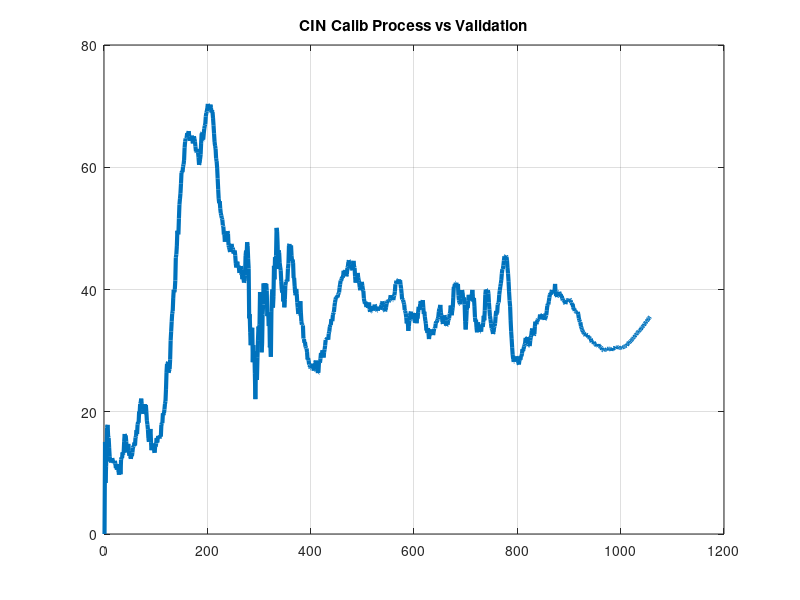

This chart was generated by the following MATLAB code:
#data_cincalib_process = csvread('reprojection_error.csv'); 
data_cincalib_validation = csvread('reprojection_error_validation.csv'); 
figure(1)
#plot(data_cincalib_process, 'linewidth', 5);
#hold on;
plot(data_cincalib_validation, 'linewidth', 3);
hold off;
grid;
title('CIN Calib Process vs Validation');
#legend('Cin Calib Process', 'Cin Calib Validation');